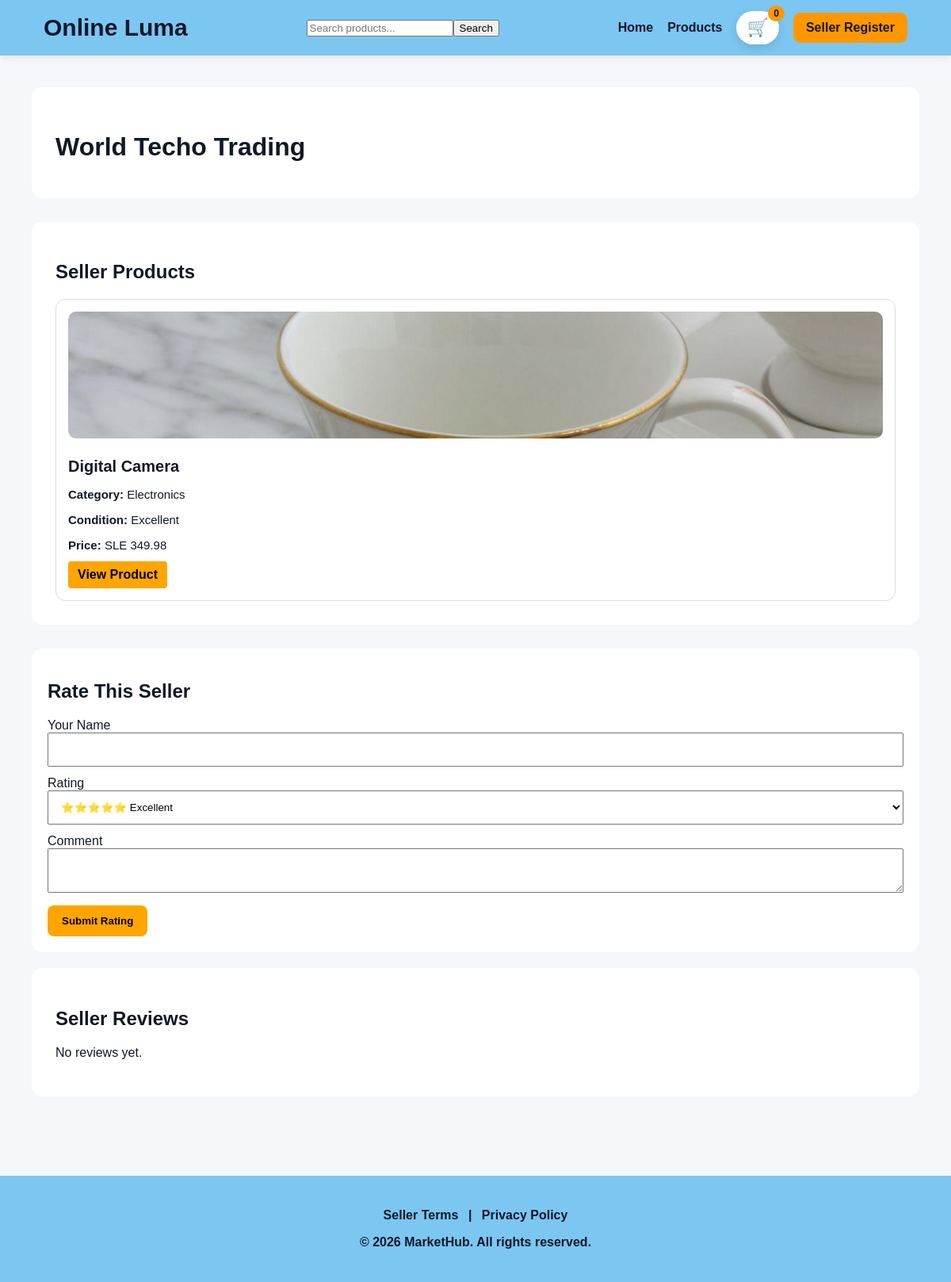
Page /seller/9/ on the committed database.
### website/models.py (models this page shows, shortened)
class SellerProfile(models.Model):
    SELLER_TYPE_CHOICES = [
        ("personal", "Personal Seller"),
        ("business", "Business Seller"),
    ]
    user = models.OneToOneField(User, on_delete=models.CASCADE)
    seller_type = models.CharField(max_length=20, choices=SELLER_TYPE_CHOICES, default="personal")
    business_name = models.CharField(max_length=200, blank=True, null=True)
    phone = models.CharField(max_length=30)
    orange_number = models.CharField(max_length=30, blank=True, null=True)
    afri_number = models.CharField(max_length=30, blank=True, null=True)
    business_address = models.CharField(max_length=255, blank=True, null=True)
    business_logo = models.ImageField(upload_to="seller_logos/", blank=True, null=True)

class Product(models.Model):
    CONDITION_CHOICES = [
        ("Excellent", "Excellent"),
        ("Good", "Good"),
        ("Fair/Damaged", "Fair/Damaged"),
    ]
    seller = models.ForeignKey(User, on_delete=models.SET_NULL, null=True, blank=True)
    name = models.CharField(max_length=200)
    category = models.CharField(max_length=100, blank=True, null=True)
    amount = models.DecimalField(max_digits=10, decimal_places=2, default=0)
    description = models.TextField(blank=True, null=True)
    condition = models.CharField(max_length=20, choices=CONDITION_CHOICES, default="Good")
    image = models.ImageField(upload_to="products/", blank=True, null=True)

### website/views.py (the view, shortened to what this page needs)
# urls.py: path("seller/<int:seller_id>/", views.seller_store, name="seller_store"),
def seller_store(request, seller_id):
    seller = get_object_or_404(User, id=seller_id)
    products = Product.objects.filter(seller=seller)
    ratings = ProductReview.objects.filter(seller=seller)
    average_rating = ratings.aggregate(Avg("rating"))["rating__avg"]
    if average_rating:
        average_rating = round(average_rating, 1)
    else:
        average_rating = "No ratings yet"
    return render(request, "seller_store.html", {
        "seller": seller,
        "products": products,
        "ratings": ratings,
        "average_rating": average_rating,
    })

### website/templates/seller_store.html (shortened to what this page needs)
{% extends "base.html" %}
{% block content %}
<div style="padding:40px; background:#f5f7fa; min-height:80vh;">
    <div style="background:white; padding:30px; border-radius:14px; margin-bottom:30px;">
        <h2 style="font-size:32px; font-weight:bold; margin-bottom:15px;">
    {% if seller.sellerprofile.business_name %}
        {{ seller.sellerprofile.business_name }}
    {% elif seller.get_full_name %}
        {{ seller.get_full_name }}
    {% else %}
        {{ seller.username }}
    {% endif %}
</h2>
    </div>
    <div style="background:white; padding:30px; border-radius:14px; margin-bottom:30px;">
        <h2>Seller Products</h2>
        <div style="display:grid; grid-template-columns:repeat(auto-fit, minmax(220px, 1fr)); gap:20px;">
            {% for product in products %}
                <div style="border:1px solid #ddd; padding:15px; border-radius:12px;">
                    {% if product.image %}
                        <img src="{{ product.image.url }}" style="width:100%; height:160px; object-fit:cover; border-radius:10px;">
                    {% endif %}
               <h3 style="font-size:20px; margin-bottom:10px;">
    {{ product.name }}
</h3>
<p style="font-size:15px; margin-bottom:6px;">
    <strong>Category:</strong> {{ product.category }}
</p>
<p style="font-size:15px; margin-bottom:6px;">
    <strong>Condition:</strong> {{ product.condition }}
</p>
<p style="font-size:15px; margin-bottom:12px;">
    <strong>Price:</strong> SLE {{ product.amount }}
</p>
    <a href="{% url 'product_detail' product.id %}" style="display:inline-block; background:orange; padding:8px 12px; border-radius:4px; color:black; text-decoration:none; font-weight:bold;">
                        View Product
                    </a>
                </div>
            {% empty %}
                <p>This seller has no products yet.</p>
            {% endfor %}
        </div>
    </div>
    <div style="background:white; padding:20px; border-radius:14px; margin-bottom:20px;">
        <h2>Rate This Seller</h2>
        <form method="post">
            <label>Your Name</label>
            <input type="text" name="buyer_name" required style="width:100%; padding:12px; margin-bottom:12px;">
            <label>Rating</label>
            <select name="rating" required style="width:100%; padding:12px; margin-bottom:12px;">
                <option value="5">⭐⭐⭐⭐⭐ Excellent</option>
            </select>
            <label>Comment</label>
            <textarea name="comment" style="width:100%; padding:12px; margin-bottom:12px;"></textarea>
            <button type="submit" style="background:orange; padding:12px 18px; border:none; border-radius:8px; font-weight:bold;">
                Submit Rating
            </button>
        </form>
    </div>
    <div style="background:white; padding:30px; border-radius:14px;">
        <h2>Seller Reviews</h2>
        {% for rating in ratings %}
            <div style="border-bottom:1px solid #ddd; padding:15px 0;">
                <strong>{{ rating.buyer_name }}</strong><br>
                ⭐ {{ rating.rating }} / 5
                <p>{{ rating.comment }}</p>
            </div>
        {% empty %}
            <p>No reviews yet.</p>
        {% endfor %}
    </div>
</div>
{% endblock %}

### website/templates/base.html (style rules this page uses)
* { box-sizing: border-box; }
body { margin: 0; font-family: Arial, Helvetica, sans-serif; background: #f5f7fb; color: #111827; }
a { text-decoration: none; }

### rows in the picture
Product: image (picture), name "Digital Camera", category "Electronics", condition "Excellent", amount "349.98"

### other values in the picture
{{ request.session.cart|length|default:0 }} "0"
{{ seller.sellerprofile.business_name }} "World Techo Trading"
